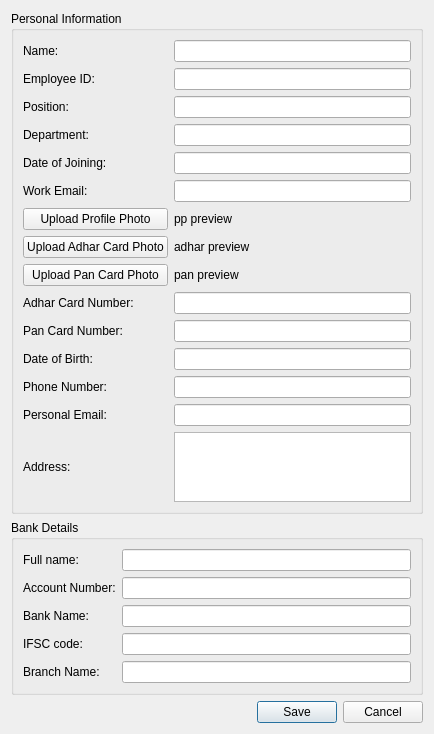
<?xml version="1.0" encoding="UTF-8"?>
<ui version="4.0">
 <class>Dialog</class>
 <widget class="QDialog" name="Dialog">
  <property name="geometry">
   <rect>
    <x>0</x>
    <y>0</y>
    <width>434</width>
    <height>698</height>
   </rect>
  </property>
  <property name="windowTitle">
   <string>Dialog</string>
  </property>
  <layout class="QVBoxLayout" name="verticalLayout">
   <item>
    <widget class="QGroupBox" name="groupBox">
     <property name="title">
      <string>Personal Information</string>
     </property>
     <layout class="QGridLayout" name="gridLayout">
      <item row="8" column="0">
       <widget class="QPushButton" name="pushButton_3">
        <property name="text">
         <string>Upload Pan Card Photo</string>
        </property>
       </widget>
      </item>
      <item row="6" column="0">
       <widget class="QPushButton" name="pushButton">
        <property name="text">
         <string>Upload Profile Photo</string>
        </property>
       </widget>
      </item>
      <item row="7" column="0">
       <widget class="QPushButton" name="pushButton_2">
        <property name="text">
         <string>Upload Adhar Card Photo</string>
        </property>
       </widget>
      </item>
      <item row="6" column="1">
       <widget class="QLabel" name="label_17">
        <property name="text">
         <string>pp preview</string>
        </property>
       </widget>
      </item>
      <item row="10" column="0">
       <widget class="QLabel" name="label_7">
        <property name="text">
         <string>Pan Card Number:</string>
        </property>
       </widget>
      </item>
      <item row="3" column="1">
       <widget class="QLineEdit" name="lineEdit_3"/>
      </item>
      <item row="14" column="0">
       <widget class="QLabel" name="label_11">
        <property name="text">
         <string>Address:</string>
        </property>
       </widget>
      </item>
      <item row="1" column="0">
       <widget class="QLabel" name="label_1">
        <property name="text">
         <string>Employee ID:</string>
        </property>
       </widget>
      </item>
      <item row="4" column="1">
       <widget class="QLineEdit" name="lineEdit_4"/>
      </item>
      <item row="11" column="1">
       <widget class="QLineEdit" name="lineEdit_8"/>
      </item>
      <item row="9" column="0">
       <widget class="QLabel" name="label_6">
        <property name="text">
         <string>Adhar Card Number:</string>
        </property>
       </widget>
      </item>
      <item row="9" column="1">
       <widget class="QLineEdit" name="lineEdit_6"/>
      </item>
      <item row="4" column="0">
       <widget class="QLabel" name="label_4">
        <property name="text">
         <string>Date of Joining:</string>
        </property>
       </widget>
      </item>
      <item row="10" column="1">
       <widget class="QLineEdit" name="lineEdit_7"/>
      </item>
      <item row="3" column="0">
       <widget class="QLabel" name="label_3">
        <property name="text">
         <string>Department:</string>
        </property>
       </widget>
      </item>
      <item row="2" column="0">
       <widget class="QLabel" name="label_2">
        <property name="text">
         <string>Position:</string>
        </property>
       </widget>
      </item>
      <item row="13" column="0">
       <widget class="QLabel" name="label_10">
        <property name="text">
         <string>Personal Email:</string>
        </property>
       </widget>
      </item>
      <item row="1" column="1">
       <widget class="QLineEdit" name="lineEdit_1"/>
      </item>
      <item row="7" column="1">
       <widget class="QLabel" name="label_18">
        <property name="text">
         <string>adhar preview</string>
        </property>
       </widget>
      </item>
      <item row="8" column="1">
       <widget class="QLabel" name="label_19">
        <property name="text">
         <string>pan preview</string>
        </property>
       </widget>
      </item>
      <item row="5" column="0">
       <widget class="QLabel" name="label_5">
        <property name="text">
         <string>Work Email:</string>
        </property>
       </widget>
      </item>
      <item row="2" column="1">
       <widget class="QLineEdit" name="lineEdit_2"/>
      </item>
      <item row="11" column="0">
       <widget class="QLabel" name="label_8">
        <property name="text">
         <string>Date of Birth:</string>
        </property>
       </widget>
      </item>
      <item row="0" column="0">
       <widget class="QLabel" name="label">
        <property name="text">
         <string>Name:</string>
        </property>
       </widget>
      </item>
      <item row="0" column="1">
       <widget class="QLineEdit" name="lineEdit"/>
      </item>
      <item row="12" column="0">
       <widget class="QLabel" name="label_9">
        <property name="text">
         <string>Phone Number:</string>
        </property>
       </widget>
      </item>
      <item row="5" column="1">
       <widget class="QLineEdit" name="lineEdit_5"/>
      </item>
      <item row="12" column="1">
       <widget class="QLineEdit" name="lineEdit_9"/>
      </item>
      <item row="13" column="1">
       <widget class="QLineEdit" name="lineEdit_10"/>
      </item>
      <item row="14" column="1">
       <widget class="QTextEdit" name="textEdit"/>
      </item>
     </layout>
    </widget>
   </item>
   <item>
    <widget class="QGroupBox" name="groupBox_2">
     <property name="title">
      <string>Bank Details</string>
     </property>
     <layout class="QGridLayout" name="gridLayout_2">
      <item row="3" column="0">
       <widget class="QLabel" name="label_15">
        <property name="text">
         <string>IFSC code:</string>
        </property>
       </widget>
      </item>
      <item row="1" column="0">
       <widget class="QLabel" name="label_13">
        <property name="text">
         <string>Account Number:</string>
        </property>
       </widget>
      </item>
      <item row="0" column="0">
       <widget class="QLabel" name="label_12">
        <property name="text">
         <string>Full name:</string>
        </property>
       </widget>
      </item>
      <item row="4" column="0">
       <widget class="QLabel" name="label_16">
        <property name="text">
         <string>Branch Name:</string>
        </property>
       </widget>
      </item>
      <item row="2" column="0">
       <widget class="QLabel" name="label_14">
        <property name="text">
         <string>Bank Name:</string>
        </property>
       </widget>
      </item>
      <item row="0" column="1">
       <widget class="QLineEdit" name="lineEdit_12"/>
      </item>
      <item row="1" column="1">
       <widget class="QLineEdit" name="lineEdit_13"/>
      </item>
      <item row="2" column="1">
       <widget class="QLineEdit" name="lineEdit_14"/>
      </item>
      <item row="3" column="1">
       <widget class="QLineEdit" name="lineEdit_15"/>
      </item>
      <item row="4" column="1">
       <widget class="QLineEdit" name="lineEdit_16"/>
      </item>
     </layout>
    </widget>
   </item>
   <item>
    <widget class="QDialogButtonBox" name="buttonBox">
     <property name="orientation">
      <enum>Qt::Orientation::Horizontal</enum>
     </property>
     <property name="standardButtons">
      <set>QDialogButtonBox::StandardButton::Cancel|QDialogButtonBox::StandardButton::Save</set>
     </property>
    </widget>
   </item>
  </layout>
 </widget>
 <resources/>
 <connections/>
</ui>
